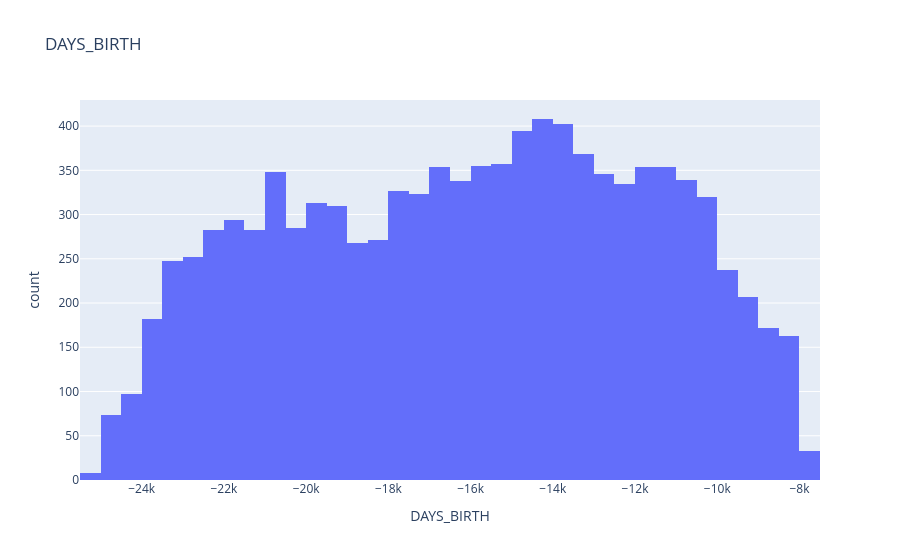
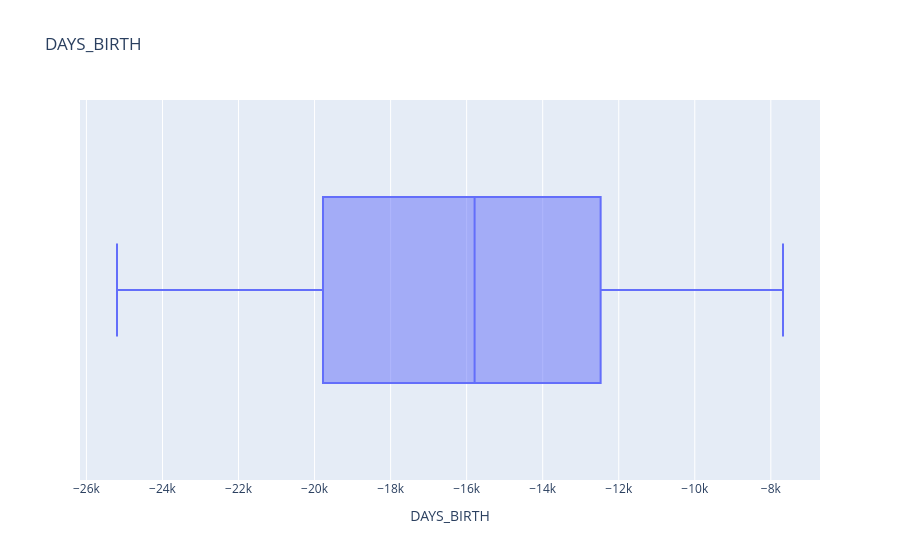
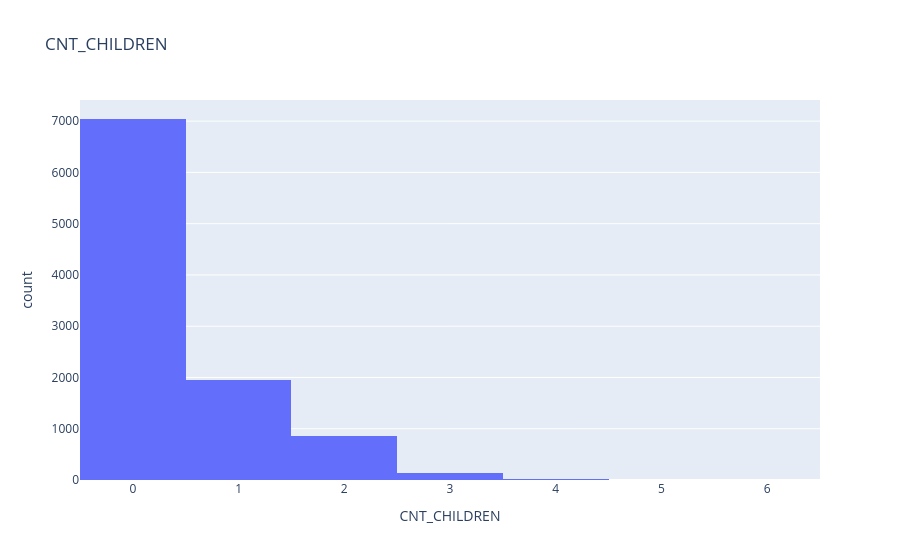
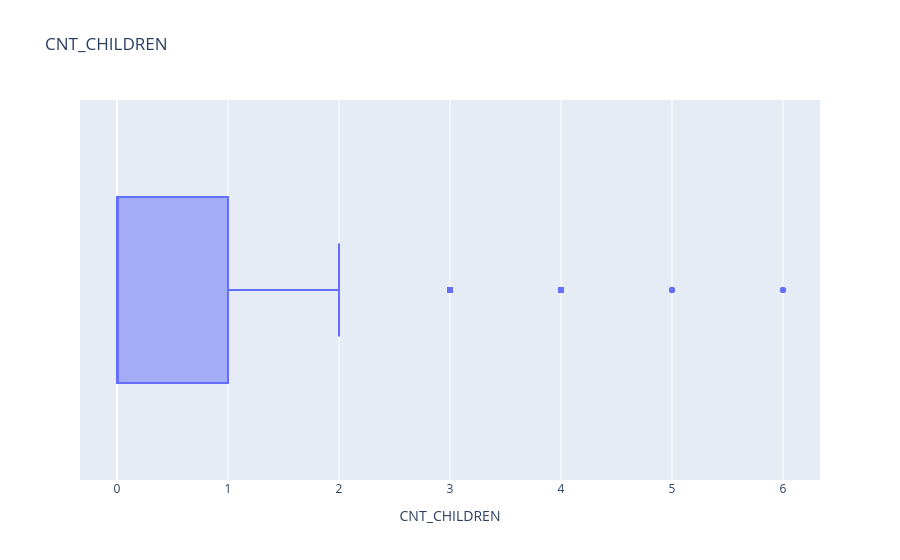

Notebook code for these charts, in order:
### Markdown cell above
- **Plots on a sample:** Plotly saves every data point inside the notebook. With 356K rows, the histogram + box loop made the notebook grow to ~99 MB (in a previous version), close to GitHub's 100 MB file limit and very slow to open. So the plots use a random sample of 10,000 clients, which shows the same distribution shape. A sample can miss very rare extreme values, so the real minimum and maximum are taken from `describe()` on all the data above.

### Code cell
# Random sample of 10K clients: same distribution shape, light notebook
df_check = df.sample(10000, random_state= 42)

for col in num_cols:
    px.histogram(data_frame= df_check, x= col, title= col).show()
    px.box(data_frame= df_check, x= col, title= col).show()

### Figure 1 — Plotly figure (JSON) as saved in the notebook; plotly's stock layout.template omitted (floating-point values rounded to 4 significant figures; data arrays with more than 128 entries replaced by an {"elided": "..."} marker saying what was removed)
{"data": [{"bingroup": "x", "hovertemplate": "DAYS_BIRTH=%{x}<br>count=%{y}<extra></extra>", "legendgroup": "", "marker": {"color": "#636efa", "pattern": {"shape": ""}}, "name": "", "orientation": "v", "showlegend": false, "type": "histogram", "x": {"elided": "10000 int values"}, "xaxis": "x", "yaxis": "y"}], "layout": {"barmode": "relative", "legend": {"tracegroupgap": 0}, "title": {"text": "DAYS_BIRTH"}, "xaxis": {"anchor": "y", "domain": [0, 1], "title": {"text": "DAYS_BIRTH"}}, "yaxis": {"anchor": "x", "domain": [0, 1], "title": {"text": "count"}}}}

### Figure 2 — Plotly figure (JSON) as saved in the notebook; plotly's stock layout.template omitted (floating-point values rounded to 4 significant figures; data arrays with more than 128 entries replaced by an {"elided": "..."} marker saying what was removed)
{"data": [{"alignmentgroup": "True", "hovertemplate": "DAYS_BIRTH=%{x}<extra></extra>", "legendgroup": "", "marker": {"color": "#636efa"}, "name": "", "notched": false, "offsetgroup": "", "orientation": "h", "showlegend": false, "type": "box", "x": {"elided": "10000 int values"}, "x0": " ", "xaxis": "x", "y0": " ", "yaxis": "y"}], "layout": {"boxmode": "group", "legend": {"tracegroupgap": 0}, "title": {"text": "DAYS_BIRTH"}, "xaxis": {"anchor": "y", "domain": [0, 1], "title": {"text": "DAYS_BIRTH"}}, "yaxis": {"anchor": "x", "domain": [0, 1]}}}

### Figure 3 — Plotly figure (JSON) as saved in the notebook; plotly's stock layout.template omitted (floating-point values rounded to 4 significant figures; data arrays with more than 128 entries replaced by an {"elided": "..."} marker saying what was removed)
{"data": [{"bingroup": "x", "hovertemplate": "CNT_CHILDREN=%{x}<br>count=%{y}<extra></extra>", "legendgroup": "", "marker": {"color": "#636efa", "pattern": {"shape": ""}}, "name": "", "orientation": "v", "showlegend": false, "type": "histogram", "x": {"elided": "10000 int values"}, "xaxis": "x", "yaxis": "y"}], "layout": {"barmode": "relative", "legend": {"tracegroupgap": 0}, "title": {"text": "CNT_CHILDREN"}, "xaxis": {"anchor": "y", "domain": [0, 1], "title": {"text": "CNT_CHILDREN"}}, "yaxis": {"anchor": "x", "domain": [0, 1], "title": {"text": "count"}}}}

### Figure 4 — Plotly figure (JSON) as saved in the notebook; plotly's stock layout.template omitted (floating-point values rounded to 4 significant figures; data arrays with more than 128 entries replaced by an {"elided": "..."} marker saying what was removed)
{"data": [{"alignmentgroup": "True", "hovertemplate": "CNT_CHILDREN=%{x}<extra></extra>", "legendgroup": "", "marker": {"color": "#636efa"}, "name": "", "notched": false, "offsetgroup": "", "orientation": "h", "showlegend": false, "type": "box", "x": {"elided": "10000 int values"}, "x0": " ", "xaxis": "x", "y0": " ", "yaxis": "y"}], "layout": {"boxmode": "group", "legend": {"tracegroupgap": 0}, "title": {"text": "CNT_CHILDREN"}, "xaxis": {"anchor": "y", "domain": [0, 1], "title": {"text": "CNT_CHILDREN"}}, "yaxis": {"anchor": "x", "domain": [0, 1]}}}
